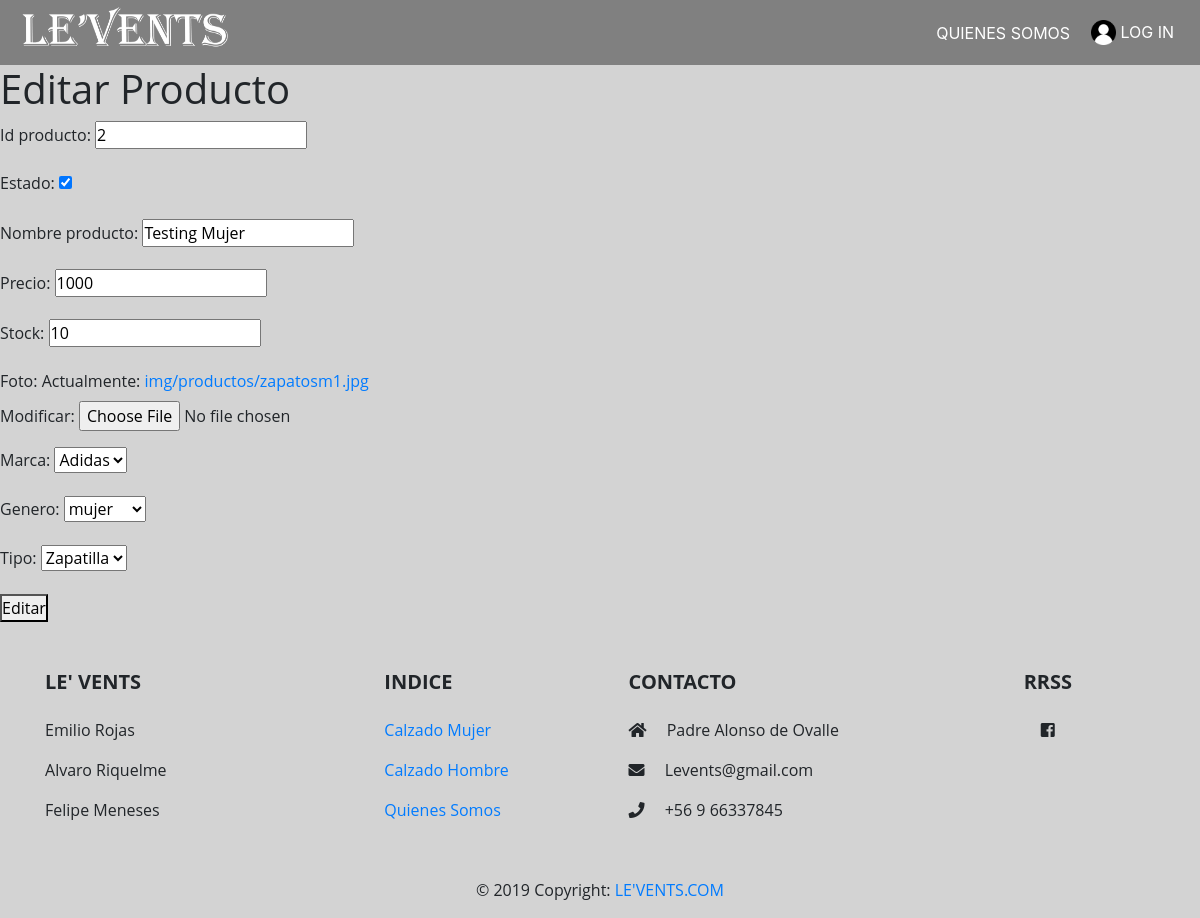
Before: /productos_editar/2/ with the older database file.
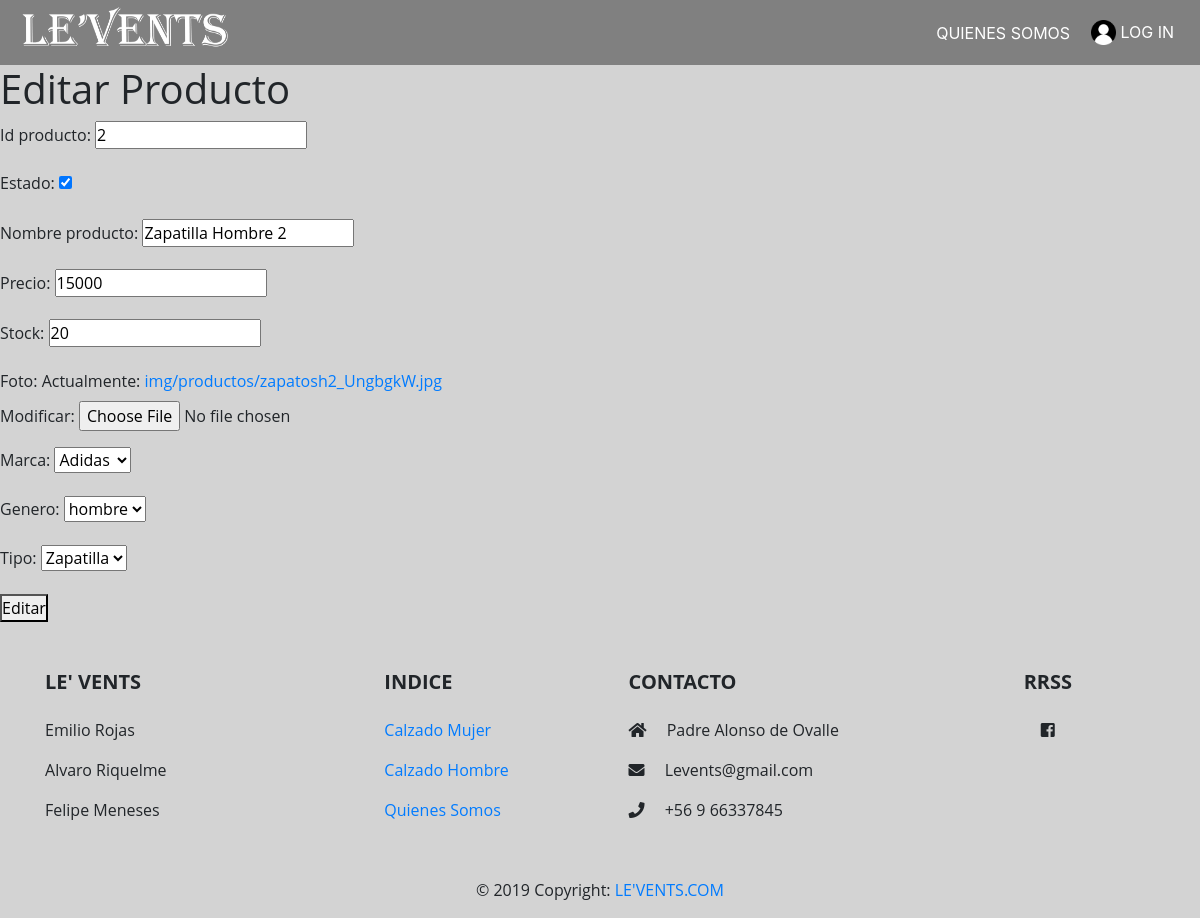
After: the same page with the newer database file.
### LeVents/models.py (models this page shows, shortened)
class Producto(models.Model):
    id_producto = models.IntegerField()
    estado = models.BooleanField(default=True)
    nombre_producto = models.CharField(max_length=100)
    precio = models.IntegerField()
    stock = models.IntegerField()
    foto = models.ImageField(upload_to='img/productos', null=True)
    marca = models.ForeignKey(Marca, on_delete=models.CASCADE)
    genero = models.ForeignKey(Genero, on_delete=models.CASCADE)
    tipo = models.ForeignKey(Tipo, on_delete=models.CASCADE)

### LeVents/views.py (the view)
# urls.py: url(r'^productos_editar/(?P<id_producto>\d+)/$', editar_producto, name='producto_editar'),
def editar_producto(request, id_producto):
    producto = Producto.objects.get(id_producto=id_producto)
    if request.method == "GET":
        form= ProductoForm(instance=producto)
    else:
        form= ProductoForm(request.POST, instance=producto)
        if form.is_valid():
            producto = form.save(commit=False)
            producto.save()
        return redirect('/')
    return render(request, "LeVents/productos_editar.html", {'form':form})

### LeVents/forms.py
class ProductoForm(forms.ModelForm):
    class Meta:
        model = Producto
        fields = ['id_producto','estado','nombre_producto','precio','stock','foto','marca','genero','tipo']

### LeVents/models.py (called while the page is built)
    def __str__(self):
        return self.nombre_marca

    def __str__(self):
        return self.nombre_genero

    def __str__(self):
        return self.nombre_tipo

### LeVents/templates/LeVents/productos_editar.html (shortened to what this page needs)
{% extends './base/index.html' %}
{% load staticfiles %}
{% block content %}
<h1>Editar Producto</h1>
<form method="POST">
    {{ form.as_p }}
    <button type="submit">Editar</button>
</form>
{% endblock  %}

Changed rows visible on the page:
removed Producto: id_producto "2", estado "☑", nombre_producto "Testing Mujer", precio "1000", stock "10", marca "Adidas", genero "mujer", tipo "Zapatilla"
added Producto: id_producto "2", estado "☑", nombre_producto "Zapatilla Hombre 2", precio "15000", stock "20", marca "Adidas", genero "hombre", tipo "Zapatilla"
Other visible differences:
text no longer shown: "Id producto: Estado: Nombre producto: Precio: Stock: Foto: Actualmente: img/productos/zapatosm1.jpg Modificar: Marca: Genero: Tipo:"
text now shown: "Id producto: Estado: Nombre producto: Precio: Stock: Foto: Actualmente: img/productos/zapatosh2_UngbgkW.jpg Modificar: Marca: Genero: Tipo:"
